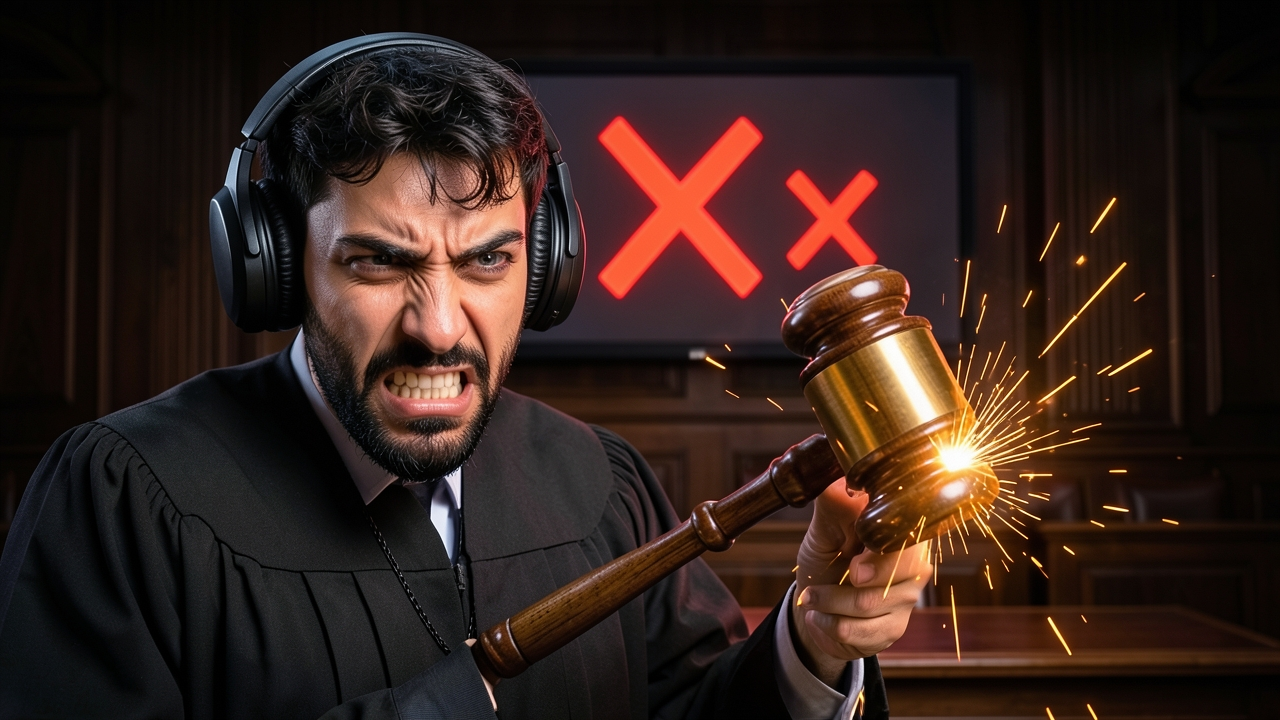
#> input picture assets/scenes_ai/courtroom_test_s1.jpg, 1280 x 720 px
$ python post.py ../../../assets/scenes_ai/courtroom_test_s1.jpg out.png
#> lines starting #> are read from the running program, lines starting #| are printed output that depends on the picture
"""Cinematic post for a raw Cycles plate: bloom, lens blur, left-dark gradient, vignette, split-tone, grain.
   python post.py in.png out.png"""
import sys, numpy as np
from PIL import Image, ImageFilter
im = Image.open(sys.argv[1]).convert('RGB'); W,H = im.size
#> further down, im is the input picture: PIL image 1280x720 RGB; mean R, G, B 51.2, 33.2, 27.2
a = np.asarray(im).astype(np.float32)/255
# 1) photographic lens blur (hides low-poly flaws); keep a bit of sharpness via mix
blur = np.asarray(im.filter(ImageFilter.GaussianBlur(1.6))).astype(np.float32)/255
a = .55*a + .45*blur
# 2) bloom: threshold highlights -> wide blur -> screen
lum = a.mean(2, keepdims=True)
hi = np.clip(a*(lum>.62), 0, 1)
bl = np.zeros_like(a)
for r,wt in ((6,.5),(18,.35),(48,.25)):
    h = Image.fromarray((hi*255).astype(np.uint8)).filter(ImageFilter.GaussianBlur(r))
    bl += wt*np.asarray(h).astype(np.float32)/255
#> this loop made 3 passes
#> pass 1, `bl += wt*np.asarray(h).astype(np.float32)/255`:
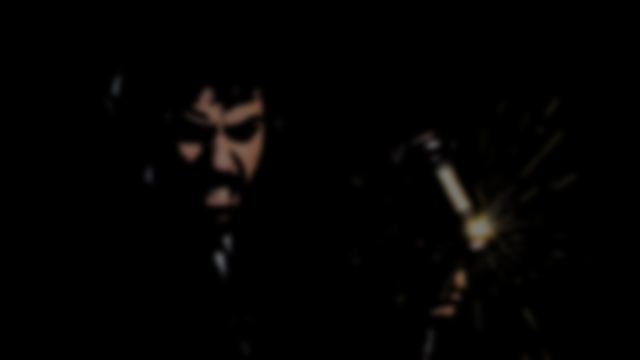
#> bl: shape (720, 1280, 3) float32 (shown at 1/2 size); mean R, G, B 0.0129, 0.0101, 0.00835
a = 1-(1-a)*(1-np.clip(bl,0,1)*.9)
# 3) split-tone grade: teal shadows, warm highlights, mild contrast S-curve
l = a.mean(2, keepdims=True)
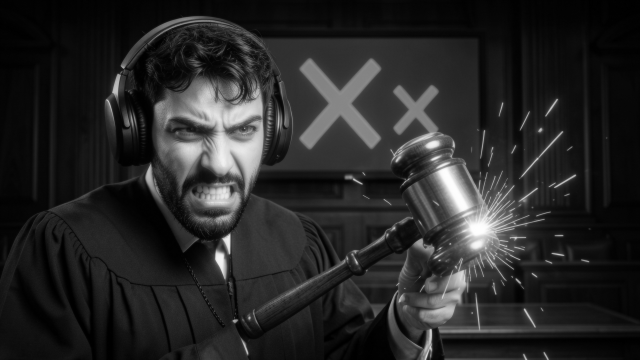
#> l: shape (720, 1280, 1) float32 (shown at 1/2 size); min 0, max 0.998, mean 0.155
a = a + (1-l)**2*np.array([-.02,.015,.03]) + l**2*np.array([.04,.015,-.03])
a = np.clip(a,0,1); a = a*a*(3-2*a)*.6 + a*.4
# 4) calm left 45%: darken + desaturate a smooth ramp (portrait zone)
x = np.linspace(0,1,W)[None,:,None]
ramp = np.clip(x/.5,0,1); ramp = ramp*ramp*(3-2*ramp)
k = .52 + .48*ramp                         # 0.52 at far left -> 1.0 at x>=50%
g = a.mean(2,keepdims=True); sat = .6 + .4*ramp
a = (g + (a-g)*sat)*k
# 5) vignette
yy,xx = np.mgrid[0:H,0:W]; d = ((xx-W*.58)/(W*.75))**2 + ((yy-H*.5)/(H*.8))**2
a *= (1-.45*np.clip(d,0,1.2)**1.3)[...,None]
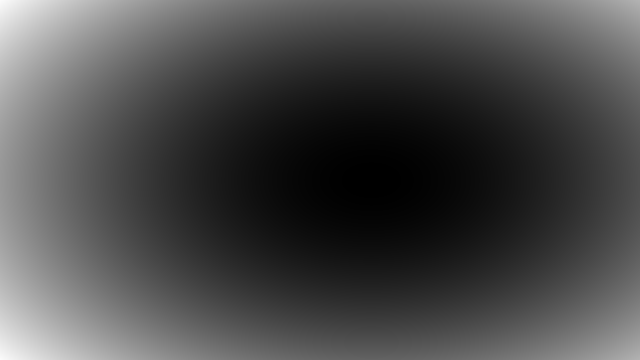
#> d: shape (720, 1280) float64 (shown at 1/2 size); min 1.74e-07, max 0.989, mean 0.29
# 6) film grain
rng = np.random.default_rng(3); n = rng.normal(0,.018,(H,W,1)).astype(np.float32)
#> after `n = rng.normal(0, 0.018, (H, W, 1)).astype(np.float32)`:
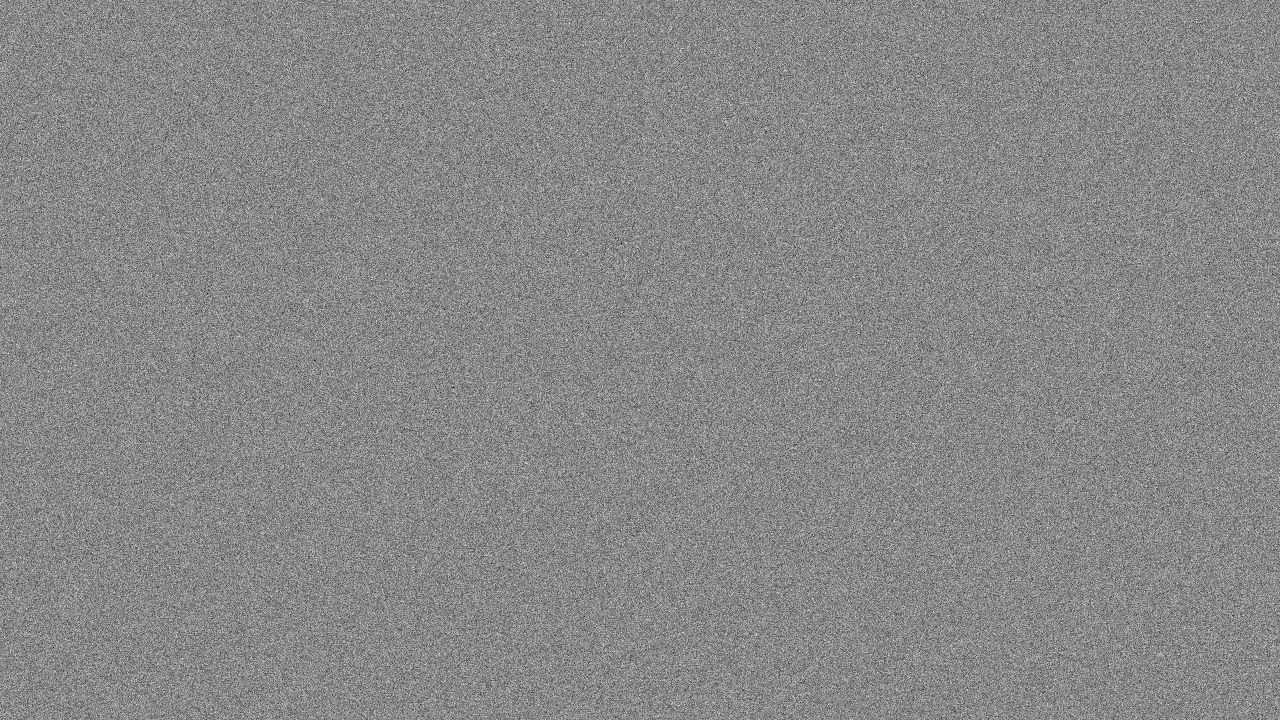
#> n: shape (720, 1280, 1) float32; min -0.101, max 0.0877, mean 1.22e-05; drawn with min black and max white
a = np.clip(a + n*(1.2-a.mean(2,keepdims=True)),0,1)
Image.fromarray((a*255+.5).astype(np.uint8)).save(sys.argv[2])
